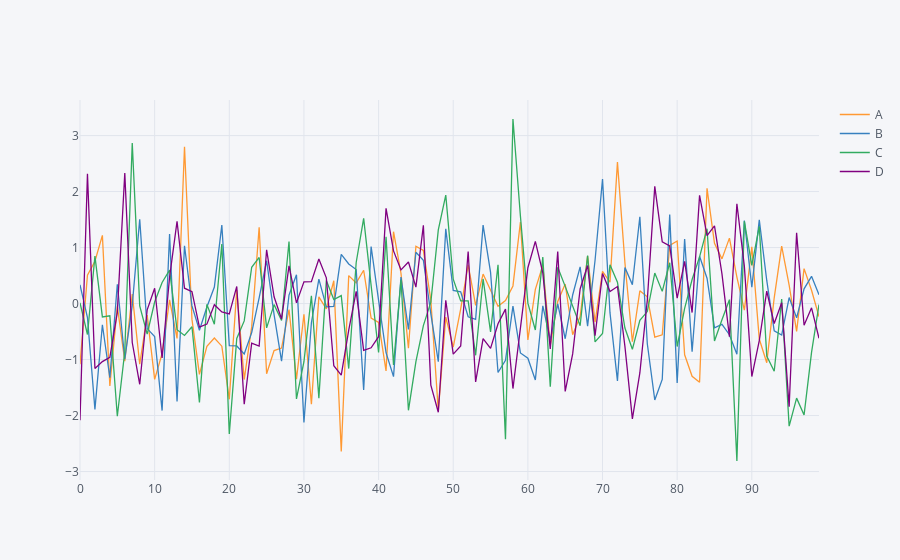

Notebook source saved alongside this figure:
### Code cell
# plot() uses matplotlib, but iplot() creates an interactive plot using plotly
# click on the key on the right to turn different plot lines on/off
df.iplot()
